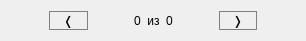
<?xml version="1.0" encoding="UTF-8"?>
<ui version="4.0">
 <class>ImageSwitcher</class>
 <widget class="QWidget" name="ImageSwitcher">
  <property name="geometry">
   <rect>
    <x>0</x>
    <y>0</y>
    <width>306</width>
    <height>41</height>
   </rect>
  </property>
  <property name="sizePolicy">
   <sizepolicy hsizetype="Preferred" vsizetype="Fixed">
    <horstretch>0</horstretch>
    <verstretch>0</verstretch>
   </sizepolicy>
  </property>
  <property name="windowTitle">
   <string>Form</string>
  </property>
  <property name="layoutDirection">
   <enum>Qt::LeftToRight</enum>
  </property>
  <property name="styleSheet">
   <string notr="true"/>
  </property>
  <layout class="QHBoxLayout" name="horizontalLayout">
   <property name="spacing">
    <number>6</number>
   </property>
   <property name="sizeConstraint">
    <enum>QLayout::SetDefaultConstraint</enum>
   </property>
   <property name="leftMargin">
    <number>9</number>
   </property>
   <property name="topMargin">
    <number>9</number>
   </property>
   <property name="rightMargin">
    <number>9</number>
   </property>
   <property name="bottomMargin">
    <number>9</number>
   </property>
   <item>
    <spacer name="horizontalSpacer_3">
     <property name="orientation">
      <enum>Qt::Horizontal</enum>
     </property>
     <property name="sizeHint" stdset="0">
      <size>
       <width>40</width>
       <height>20</height>
      </size>
     </property>
    </spacer>
   </item>
   <item>
    <widget class="QPushButton" name="prvImageButton">
     <property name="sizePolicy">
      <sizepolicy hsizetype="MinimumExpanding" vsizetype="Fixed">
       <horstretch>0</horstretch>
       <verstretch>0</verstretch>
      </sizepolicy>
     </property>
     <property name="font">
      <font>
       <family>Waree</family>
       <pointsize>9</pointsize>
      </font>
     </property>
     <property name="styleSheet">
      <string notr="true">QPushButton
{
   background-color: transparent;
   border: 1px solid gray;
}
QPushButton:hover
{
  background-color: rgba(100,100,100,127);
}
QPushButton:pressed  
{
  background-color: rgba(100,100,100,127);
}
</string>
     </property>
     <property name="text">
      <string>❬</string>
     </property>
    </widget>
   </item>
   <item>
    <spacer name="horizontalSpacer">
     <property name="orientation">
      <enum>Qt::Horizontal</enum>
     </property>
     <property name="sizeType">
      <enum>QSizePolicy::Preferred</enum>
     </property>
     <property name="sizeHint" stdset="0">
      <size>
       <width>40</width>
       <height>20</height>
      </size>
     </property>
    </spacer>
   </item>
   <item>
    <widget class="QLabel" name="currentImageLabel">
     <property name="font">
      <font>
       <pointsize>9</pointsize>
       <weight>50</weight>
       <bold>false</bold>
      </font>
     </property>
     <property name="styleSheet">
      <string notr="true"/>
     </property>
     <property name="text">
      <string>0</string>
     </property>
     <property name="alignment">
      <set>Qt::AlignCenter</set>
     </property>
    </widget>
   </item>
   <item>
    <widget class="QLabel" name="ofLable">
     <property name="font">
      <font>
       <weight>50</weight>
       <bold>false</bold>
      </font>
     </property>
     <property name="styleSheet">
      <string notr="true"/>
     </property>
     <property name="text">
      <string>из</string>
     </property>
     <property name="scaledContents">
      <bool>false</bool>
     </property>
     <property name="alignment">
      <set>Qt::AlignCenter</set>
     </property>
    </widget>
   </item>
   <item>
    <widget class="QLabel" name="countImagesLabel">
     <property name="font">
      <font>
       <pointsize>9</pointsize>
       <weight>50</weight>
       <bold>false</bold>
      </font>
     </property>
     <property name="styleSheet">
      <string notr="true"/>
     </property>
     <property name="text">
      <string>0</string>
     </property>
     <property name="alignment">
      <set>Qt::AlignCenter</set>
     </property>
    </widget>
   </item>
   <item>
    <spacer name="horizontalSpacer_2">
     <property name="orientation">
      <enum>Qt::Horizontal</enum>
     </property>
     <property name="sizeType">
      <enum>QSizePolicy::Preferred</enum>
     </property>
     <property name="sizeHint" stdset="0">
      <size>
       <width>40</width>
       <height>20</height>
      </size>
     </property>
    </spacer>
   </item>
   <item>
    <widget class="QPushButton" name="nextImageButton">
     <property name="sizePolicy">
      <sizepolicy hsizetype="MinimumExpanding" vsizetype="Fixed">
       <horstretch>0</horstretch>
       <verstretch>0</verstretch>
      </sizepolicy>
     </property>
     <property name="font">
      <font>
       <family>Waree</family>
       <pointsize>9</pointsize>
      </font>
     </property>
     <property name="styleSheet">
      <string notr="true">QPushButton
{
   background-color: transparent;
   border: 1px solid gray;
   border-radius: 25px;
}
QPushButton:hover
{
  background-color: rgba(100,100,100,127);
}
QPushButton:pressed  
{
  background-color: rgba(100,100,100,127);
}
</string>
     </property>
     <property name="text">
      <string>❭</string>
     </property>
    </widget>
   </item>
   <item>
    <spacer name="horizontalSpacer_4">
     <property name="orientation">
      <enum>Qt::Horizontal</enum>
     </property>
     <property name="sizeHint" stdset="0">
      <size>
       <width>40</width>
       <height>20</height>
      </size>
     </property>
    </spacer>
   </item>
  </layout>
 </widget>
 <resources/>
 <connections/>
</ui>
